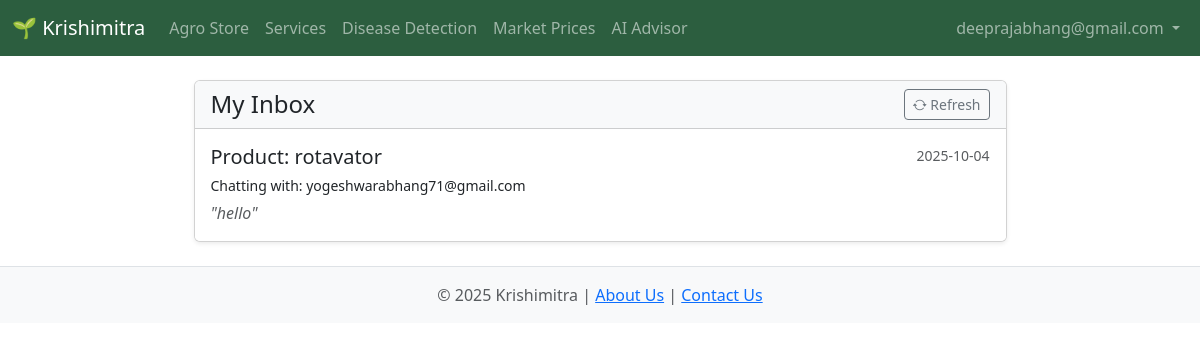
The page /inbox (signed in) on the database as committed earlier.
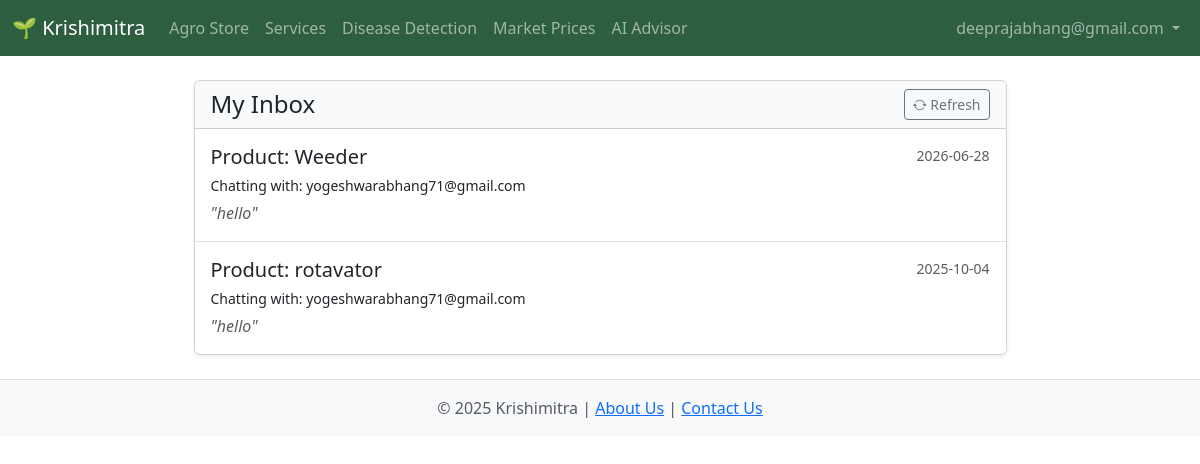
The same page on the database as committed later.
### app.py (models this page shows)
class Conversation(db.Model):
    id = db.Column(db.Integer, primary_key=True)
    product_id = db.Column(db.Integer, db.ForeignKey('product.id'), nullable=True)
    service_id = db.Column(db.Integer, db.ForeignKey('service.id'), nullable=True)
    buyer_id = db.Column(db.Integer, db.ForeignKey('user.id'), nullable=False)
    seller_id = db.Column(db.Integer, db.ForeignKey('user.id'), nullable=False)
    messages = db.relationship('Message', backref='conversation', lazy=True, cascade="all, delete-orphan")
    product = db.relationship('Product', backref='conversations')
    service = db.relationship('Service', backref='conversations')
    buyer = db.relationship('User', foreign_keys=[buyer_id])
    seller = db.relationship('User', foreign_keys=[seller_id])

class Product(db.Model):
    id = db.Column(db.Integer, primary_key=True)
    name = db.Column(db.String(100), nullable=False)
    category = db.Column(db.String(50), nullable=False)
    description = db.Column(db.Text, nullable=False)
    price = db.Column(db.String(50), nullable=False)
    image = db.Column(db.String(255), nullable=False)
    seller_id = db.Column(db.Integer, db.ForeignKey('user.id'), nullable=False)

class Message(db.Model):
    id = db.Column(db.Integer, primary_key=True)
    conversation_id = db.Column(db.Integer, db.ForeignKey('conversation.id'), nullable=False)
    sender_id = db.Column(db.Integer, db.ForeignKey('user.id'), nullable=False)
    text = db.Column(db.Text, nullable=False)
    timestamp = db.Column(db.DateTime, nullable=False, default=datetime.utcnow)
    sender = db.relationship('User', foreign_keys=[sender_id])

class User(db.Model):
    id = db.Column(db.Integer, primary_key=True)
    name = db.Column(db.String(100), nullable=False)
    email = db.Column(db.String(120), unique=True, nullable=False)
    mobile = db.Column(db.String(20), unique=True, nullable=False)
    password = db.Column(db.String(200), nullable=False)
    role = db.Column(db.String(20), nullable=False)
    products = db.relationship('Product', backref='seller_user', lazy=True)
    services = db.relationship('Service', backref='provider', lazy=True)

### app.py (the view)
@app.route('/inbox')
@login_required
def inbox():
    conversations = Conversation.query.filter(or_(Conversation.buyer_id == session['user_id'], Conversation.seller_id == session['user_id'])).all()
    conversations.sort(key=lambda c: c.messages[-1].timestamp if c.messages else datetime.min, reverse=True)
    return render_template('inbox.html', conversations=conversations)

### app.py (called while the page is built)
def login_required(f):
    @wraps(f)
    def decorated_function(*args, **kwargs):
        if 'user_id' not in session:
            flash('Please log in to access this page.', 'error')
            return redirect(url_for('login'))
        return f(*args, **kwargs)
    return decorated_function

### templates/inbox.html (shortened to what this page needs)
{% extends 'base.html' %}
{% block content %}
<div class="container my-4">
    <div class="row justify-content-center">
        <div class="col-lg-9">
            <div class="card shadow-sm">
                <div class="card-header bg-light d-flex justify-content-between align-items-center">
                    <h1 class="h4 mb-0">My Inbox</h1>
                    <button class="btn btn-outline-secondary btn-sm" onclick="location.reload()" title="Refresh Inbox">
                        <i class="bi bi-arrow-repeat"></i> Refresh
                    </button>
                </div>
                <div class="list-group list-group-flush">
                    {% if conversations %}
                        {% for convo in conversations %}
                            <a href="{{ url_for('conversation_chat', convo_id=convo.id) }}" class="list-group-item list-group-item-action p-3">
                                <div class="d-flex w-100 justify-content-between">
                                    <h5 class="mb-1">Product: {{ convo.product.name }}</h5>
                                    <small class="text-muted">
                                        {% if convo.messages %}
                                            {{ convo.messages[-1].timestamp.strftime('%Y-%m-%d') }}
                                        {% endif %}
                                    </small>
                                </div>
                                <p class="mb-1">
                                    <small>Chatting with:
                                    {% if session.user_id == convo.seller_id %}
                                        {{ convo.buyer.email }}
                                    {% else %}
                                        {{ convo.seller.email }}
                                    {% endif %}
                                    </small>
                                </p>
                                <p class="mb-0 text-muted fst-italic">
                                    {% if convo.messages %}
                                        "{{ convo.messages[-1].text | truncate(80) }}"
                                    {% else %}
                                        No messages yet. Click to start the conversation.
                                    {% endif %}
                                </p>
                            </a>
                        {% endfor %}
                    {% else %}
                        <div class="card-body text-center">
                            <p class="text-muted">You have no active conversations.</p>
                        </div>
                    {% endif %}
                </div>
            </div>
        </div>
    </div>
</div>
{% endblock %}

Rows that differ between the two databases and show on the page:
added Conversation: product.name "Weeder", timestamp "2026-06-28", buyer.email "yogeshwarabhang71@gmail.com", text "hello"
